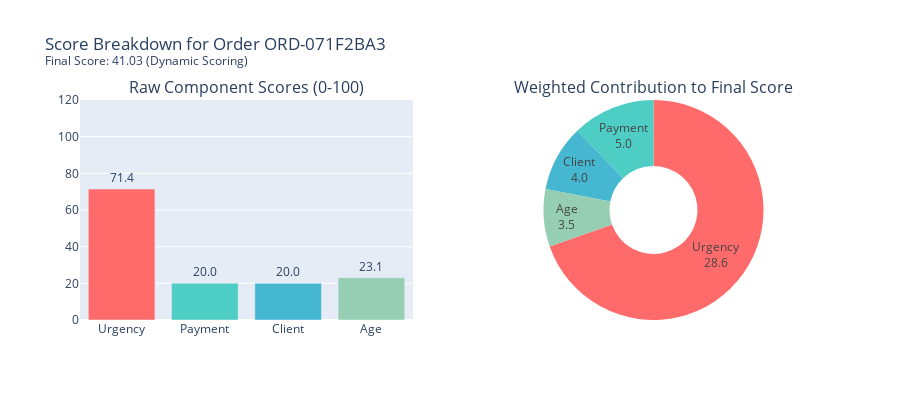

This figure's notebook cell:
### Code cell
# Visualize the score breakdown with Plotly
components = ['Urgency', 'Payment', 'Client', 'Age']
raw_scores = [urgency_score, payment_score, client_score, age_score]
weights = [config.weight_urgency, config.weight_payment, config.weight_client, config.weight_age]
weighted_scores = [r * w for r, w in zip(raw_scores, weights)]

# Create subplot with two charts
fig = make_subplots(
    rows=1, cols=2,
    subplot_titles=['Raw Component Scores (0-100)', 'Weighted Contribution to Final Score'],
    specs=[[{"type": "bar"}, {"type": "pie"}]]
)

# Raw scores bar chart
fig.add_trace(
    go.Bar(
        x=components,
        y=raw_scores,
        marker_color=['#FF6B6B', '#4ECDC4', '#45B7D1', '#96CEB4'],
        text=[f'{s:.1f}' for s in raw_scores],
        textposition='outside',
        name='Raw Score'
    ),
    row=1, col=1
)

# Weighted contribution pie chart
fig.add_trace(
    go.Pie(
        labels=components,
        values=weighted_scores,
        marker_colors=['#FF6B6B', '#4ECDC4', '#45B7D1', '#96CEB4'],
        textinfo='label+value',
        texttemplate='%{label}<br>%{value:.1f}',
        hole=0.4
    ),
    row=1, col=2
)

fig.update_layout(
    title=f"Score Breakdown for Order {sample_order['order_id']}<br><sup>Final Score: {final_score:.2f} (Dynamic Scoring)</sup>",
    showlegend=False,
    height=400,
)

fig.update_yaxes(range=[0, 120], row=1, col=1)
fig.show()

### Figure 1 — Plotly figure (JSON) as saved in the notebook; plotly's stock layout.template omitted (floating-point values rounded to 4 significant figures)
{"data": [{"marker": {"color": ["#FF6B6B", "#4ECDC4", "#45B7D1", "#96CEB4"]}, "name": "Raw Score", "text": ["71.4", "20.0", "20.0", "23.1"], "textposition": "outside", "type": "bar", "x": ["Urgency", "Payment", "Client", "Age"], "xaxis": "x", "y": [71.43, 20, 20, 23.08], "yaxis": "y"}, {"domain": {"x": [0.55, 1], "y": [0, 1]}, "hole": 0.4, "labels": ["Urgency", "Payment", "Client", "Age"], "marker": {"colors": ["#FF6B6B", "#4ECDC4", "#45B7D1", "#96CEB4"]}, "textinfo": "label+value", "texttemplate": "%{label}<br>%{value:.1f}", "type": "pie", "values": [28.57, 5, 4, 3.462]}], "layout": {"annotations": [{"font": {"size": 16}, "showarrow": false, "text": "Raw Component Scores (0-100)", "x": 0.225, "xanchor": "center", "xref": "paper", "y": 1, "yanchor": "bottom", "yref": "paper"}, {"font": {"size": 16}, "showarrow": false, "text": "Weighted Contribution to Final Score", "x": 0.775, "xanchor": "center", "xref": "paper", "y": 1, "yanchor": "bottom", "yref": "paper"}], "height": 400, "showlegend": false, "title": {"text": "Score Breakdown for Order ORD-071F2BA3<br><sup>Final Score: 41.03 (Dynamic Scoring)</sup>"}, "xaxis": {"anchor": "y", "domain": [0, 0.45]}, "yaxis": {"anchor": "x", "domain": [0, 1], "range": [0, 120]}}}
